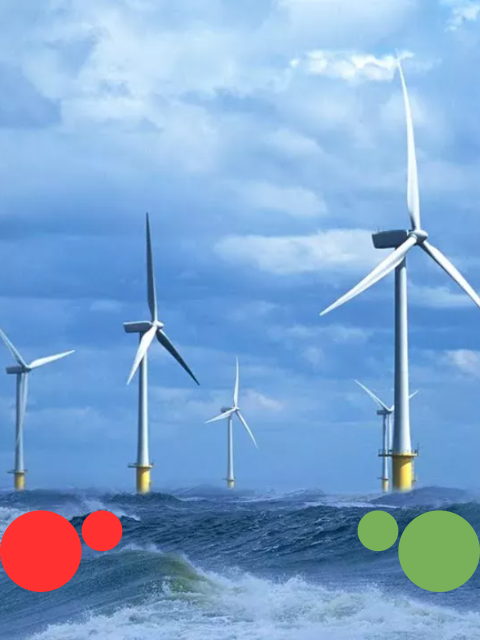
#> input picture NJORD/DUBALAR.png, 480 x 640 px, found by its file name
$ python finding_middle_point.py
#> lines starting #> are read from the running program, lines starting #| are printed output that depends on the picture; after the words box and inside, x2 and y2 are one past the last pixel; in counts of white or black regions, pixels touching at a corner belong together
import cv2
import numpy as np
import imutils

def determine_buoys(frame, mask1, mask2): # iki dubanın ortasını bulan fonksiyon

    cnts1 = cv2.findContours(mask1, cv2.RETR_TREE, cv2.CHAIN_APPROX_SIMPLE)
    cnts1 = imutils.grab_contours(cnts1)

    cnts2 = cv2.findContours(mask2, cv2.RETR_TREE, cv2.CHAIN_APPROX_SIMPLE)
    cnts2 = imutils.grab_contours(cnts2)

    yesil_merkezler = []
    kirmizi_merkezler = []

    for c in cnts1:
        area = cv2.contourArea(c)
        x,y,w,h = cv2.boundingRect(c)
        if area > 3000:
            cv2.rectangle(frame, (x,y), (x+w, y+h), (0,255,0), 2)
            cv2.putText(frame, "RED", (x+w+20, y+h+45), cv2.FONT_HERSHEY_COMPLEX, 0.7, (0,0,255), 2)
            center = (int(x+(w/2)), int(y+(h/2)))
            cv2.circle(frame, center, 7, (255,255,255), -1)
            kirmizi_merkezler.append(center)

    for c in cnts2:
        area = cv2.contourArea(c)
        x,y,w,h = cv2.boundingRect(c)
        if area > 3000:
            cv2.rectangle(frame, (x,y), (x+w, y+h), (0,255,0), 2)
            cv2.putText(frame, "GREEN", (x+w+20, y+h+45), cv2.FONT_HERSHEY_COMPLEX, 0.7, (0,247,255), 2)
            center = (int(x+(w/2)), int(y+(h/2)))
            cv2.circle(frame, center, 7, (255,255,255), -1)
            yesil_merkezler.append(center)

    if len(yesil_merkezler) == 1 and len(kirmizi_merkezler) == 1:
        middle_x = int((yesil_merkezler[0][0]+kirmizi_merkezler[0][0])/2) # iki dubanın orta noktası x koordinatı
        middle_y = int((yesil_merkezler[0][1]+kirmizi_merkezler[0][1])/2) # iki dubanın orta noktası y koordinatı
        cv2.line(frame, (middle_x, middle_y+50), (middle_x, middle_y-50), (0,0,255), 2) # iki dubanın orta noktasından bir çizgi çizildi


cap = cv2.imread("dubalar.png")
#> cap is the input picture: shape (640, 480, 3); mean B, G, R 208.8, 166.4, 127.2

lower_red = np.array([0,100,120])
upper_red = np.array([10,255,255])

lower_green = np.array([36, 25, 25])
upper_green = np.array([70,255,255])

hsv = cv2.cvtColor(cap, cv2.COLOR_BGR2HSV)
#> hsv: shape (640, 480, 3); mean H, S, V 101.5, 113.6, 215.2
mask1 = cv2.inRange(hsv,lower_red,upper_red)
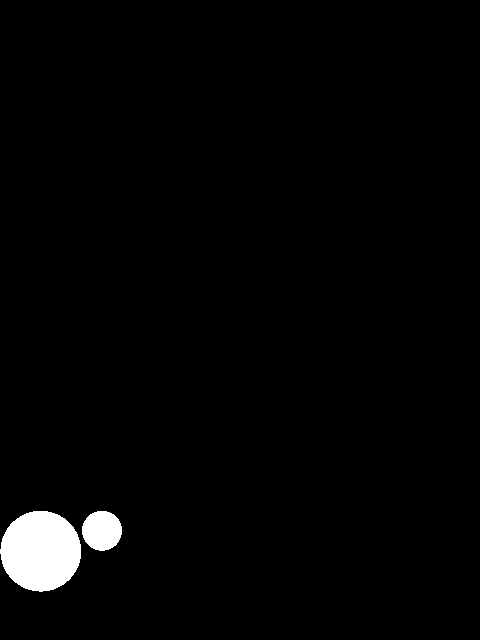
#> mask1: shape (640, 480); 2.1% white; 2 white regions, box (x1, y1, x2, y2) and area: (0, 511, 81, 592) 5122, (82, 511, 122, 551) 1255
mask2 = cv2.inRange(hsv, lower_green, upper_green)
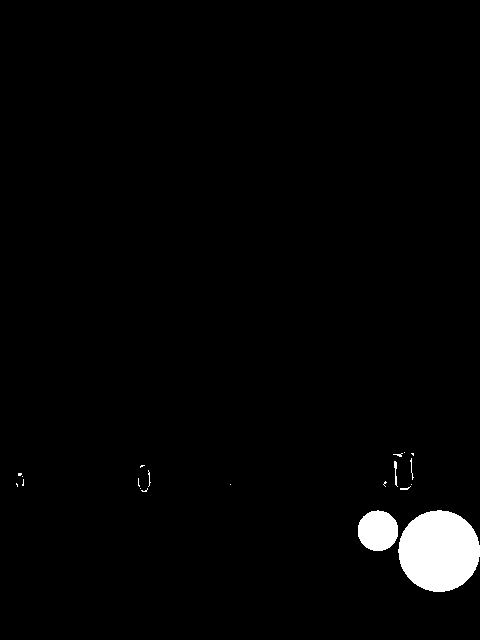
#> mask2: shape (640, 480); 2.2% white; 20 white regions (14 under 20 px)
determine_buoys(cap, mask1, mask2)
#> in determine_buoys, `cnts1 = cv2.findContours(mask1, cv2.RETR_TREE, cv2.CHAIN_APPROX_SIMPLE)`: cnts1 = 2 contours; box (x1, y1, x2, y2) and area: (0, 511, 81, 592) 5008, (82, 511, 122, 551) 1198
#> in determine_buoys, `cnts2 = cv2.findContours(mask2, cv2.RETR_TREE, cv2.CHAIN_APPROX_SIMPLE)`: cnts2 = 20 contours, 17 with area under 20; largest, box (x1, y1, x2, y2) and area: (398, 510, 480, 592) 5102, (358, 510, 398, 551) 1240, (394, 461, 398, 487) 22
#> the loop in determine_buoys, `for c in cnts1:` made 2 passes
#> (area, x, y, w, h, center) on pass 2: (5007.5, 0, 511, 81, 81, (40, 551))
#> (area, x, y, w, h) on pass 1: (1198.5, 82, 511, 40, 40)
#> after the loop in determine_buoys, `for c in cnts1:`: kirmizi_merkezler = [(40, 551)]
#> the loop in determine_buoys, `for c in cnts2:` made 20 passes
#> (area, x, y, w, h, center) on pass 1: (5102, 398, 510, 82, 82, (439, 551))
#> (area, x, y, w, h) on passes 2, 16: (1240.5, 358, 510, 40, 41), (22.5, 394, 461, 4, 26)
#> after the loop in determine_buoys, `for c in cnts2:`:
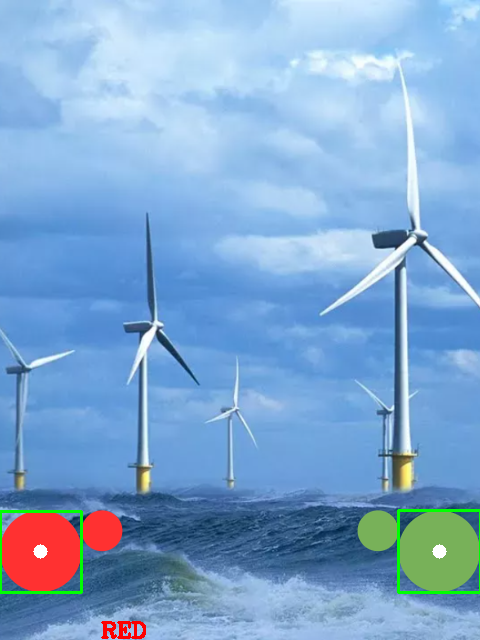
#> frame: shape (640, 480, 3); mean B, G, R 207.9, 167.1, 127
#> after the loop in determine_buoys, `for c in cnts2:`: yesil_merkezler = [(439, 551)]
#> in determine_buoys, `middle_x = int((yesil_merkezler[0][0]+kirmizi_merkezler[0][0])/2)`: middle_x = 239
#> in determine_buoys, `middle_y = int((yesil_merkezler[0][1]+kirmizi_merkezler[0][1])/2)`: middle_y = 551
#> in determine_buoys, `cv2.line(frame, (middle_x, middle_y+50), (middle_x, middle_y-50), (0,0..`:
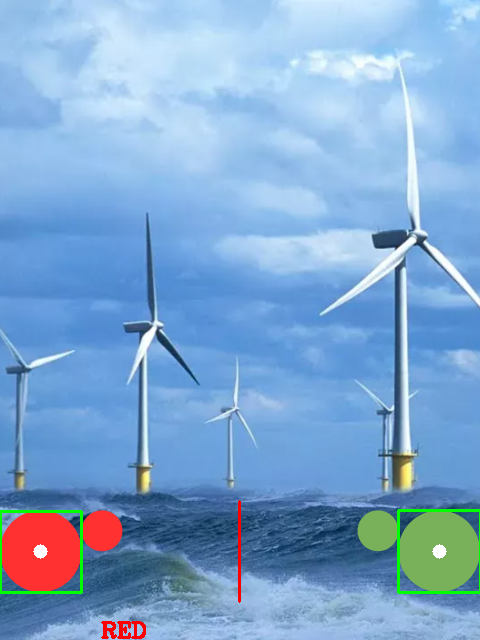
#> frame: shape (640, 480, 3); 0.1% of pixels changed, all inside (x1, y1, x2, y2) = (238, 500, 241, 603)
cv2.imshow("frame", cap)
cv2.waitKey(0)
cv2.destroyAllWindows()

# [13 lines of commented-out code are left out]
